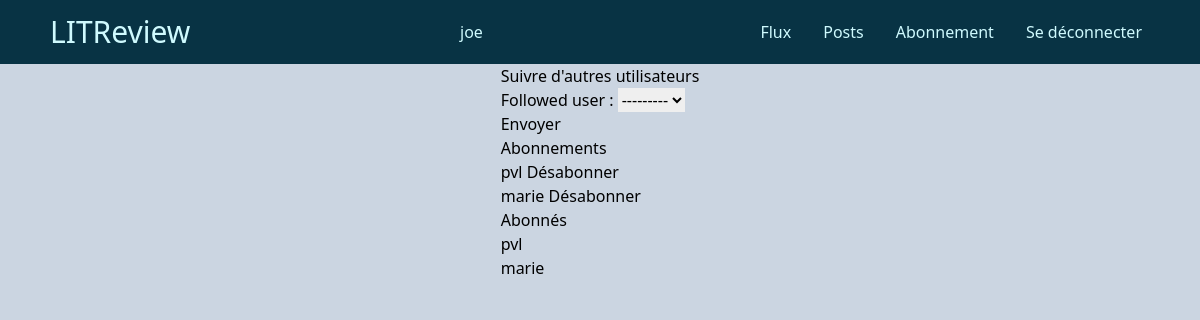
Screenshot of /review/follows/ (signed in) with the database file from the repository.
### authentication/models.py (models this page shows, shortened)
class User(AbstractBaseUser, PermissionsMixin):
    username = models.CharField(max_length=20, unique=True)
    is_active = models.BooleanField(default=True)
    is_superuser = models.BooleanField(default=False)
    is_staff = models.BooleanField(default=False)
    date_joined = models.DateTimeField(default=timezone.now)
    last_login = models.DateTimeField(blank=True, null=True)
    objects = CustomUserManager()
    USERNAME_FIELD = 'username'
    REQUIRED_FIELDS = []

### review/models.py (models this page shows)
class UserFollows(models.Model):
    user = models.ForeignKey(to=settings.AUTH_USER_MODEL, on_delete=models.CASCADE, related_name='follower')
    followed_user = models.ForeignKey(to=settings.AUTH_USER_MODEL, on_delete=models.CASCADE, related_name='follow_user')
    class Meta:
        unique_together = ('user', 'followed_user', )
    @classmethod
    def get_followers(cls, user_pk):
        return cls.objects.all().filter(followed_user=user_pk)
    @classmethod
    def get_users_followed(cls, user_pk):
        return cls.objects.all().filter(user=user_pk)

### review/views.py (the view, shortened to what this page needs)
# urls.py: path('follows/', views.FollowView.as_view(), name='follows'),
class FollowView(LoginRequiredMixin, View):
    template = 'review/follows.html'
    form_class = forms.FollowForm
    def get(self, request):
        form = self.form_class()
        return render(request, self.template, context=self._get_follow_context(request, form))
    def _get_follow_context(self, request, form):
        return {
            'form': form,
            'followers': models.UserFollows.get_followers(request.user),
            'followed': models.UserFollows.get_users_followed(request.user)
        }

### review/forms.py
class FollowForm(forms.ModelForm):
    class Meta:
        model = models.UserFollows
        fields = ['followed_user',]

### review/templates/review/follows.html (shortened to what this page needs)
{% extends 'base.html' %}
{% block content %}
    <div class="follow">
        <h2>Suivre d'autres utilisateurs</h2>
        <form method="post">
            {{ form }}
            <button type="submit">Envoyer</button>
        </form>
        <h2>Abonnements</h2>
        <ul>
            {% for follow in followed %}
            <li>
                {{ follow.followed_user }}
                <a href="{% url 'unfollow' id=follow.followed_user.pk %}">Désabonner</a>
            </li>
            {% endfor %}
        </ul>
        <h2>Abonnés</h2>
        <ul>
            {% for follower in followers %}
            <li>{{ follower.user }}</li>
            {% endfor %}
        </ul>
    </div>
{% endblock %}

### templates/base.html (shortened to what this page needs)
<!DOCTYPE html>
<html lang="en">
<head>
    <link rel="stylesheet" href="/static/css/output.css">
</head>
<body class="bg-slate-300">
    <nav class="flex bg-cyan-950 w-full justify-center h-16" >
        <div class="flex justify-between items-center xl:w-2/3 lg:w-11/12 text-cyan-100">
            <h1 class="text-3xl">LITReview</h1>
            {% if user.is_authenticated %}
            <p>{{ user }}</p>
            <ul class="flex gap-4">
                <li>
                    <a href="{% url 'flux' %}" class="px-2 hover:text-cyan-400">Flux</a>
                </li>
                <li>
                    <a href="{% url 'posts' %}" class="px-2 hover:text-cyan-400">Posts</a>
                </li>
                <li>
                    <a href="{% url 'follows' %}" class="px-2 hover:text-cyan-400">Abonnement</a>
                </li>
                <li>
                    <a href="{% url 'logout' %}" class="px-2 hover:text-cyan-400">Se déconnecter</a>
                </li>
            </ul>
            {% endif %}
        </div>
    </nav>
    <section class="flex justify-center w-full">
        <div class="flex flex-col items-center xl:w-2/3 lg:w-11/12">
            {% block content %}{% endblock %}
        </div>
    </section>
</body>
</html>

### rows the page displays
User: username "joe"
UserFollows: followed_user "pvl"
UserFollows: followed_user "marie"
UserFollows: user "pvl"
UserFollows: user "marie"
